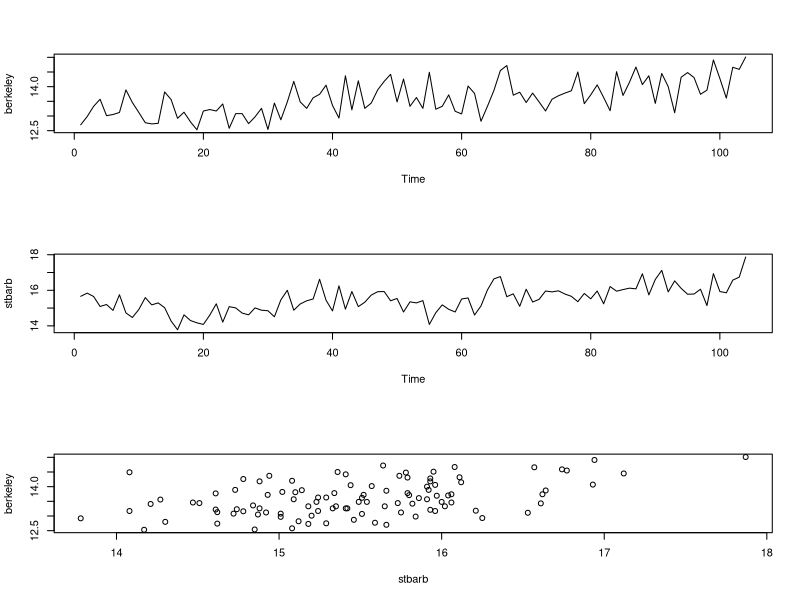
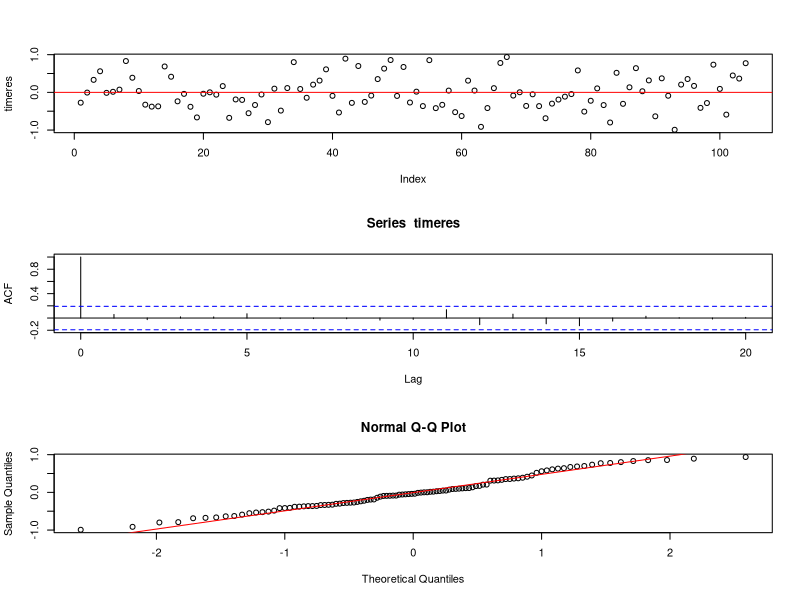
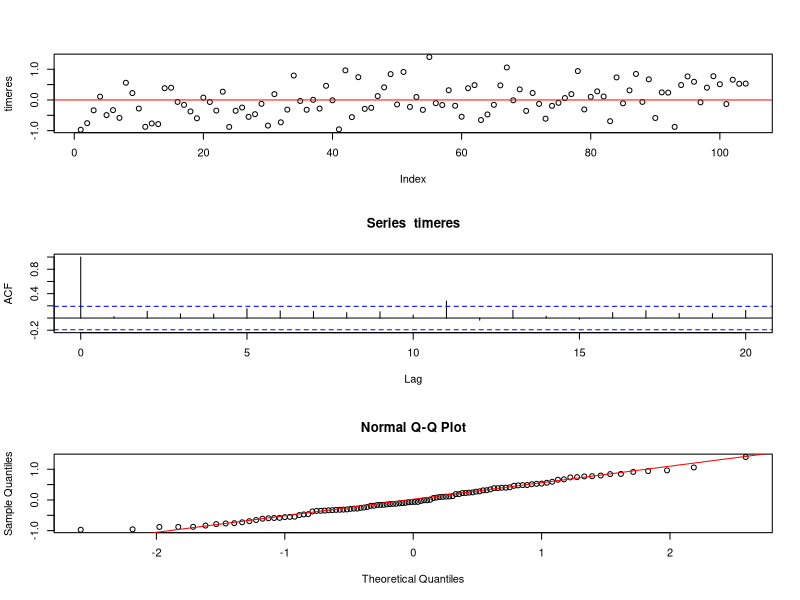

Reproduce these figures in R, in order.
# STAT 5170 
# Assignment 3

### 1. ###
### a. ###
berk <- scan("berkeley.dat", what=list(double(0),double(0),double(0)))
time <- berk[[1]]
berkeley <- berk[[2]]
stbarb <- berk[[3]]

par(mfrow=c(3,1))
plot.ts(berkeley)
plot.ts(stbarb)
plot(berkeley~stbarb)

### b. ###
timefit <- lm(berkeley~time)
anova(timefit)
summary(timefit)
AIC(timefit)

par(mfrow=c(3,1))
timeres <- residuals(timefit)
plot(timeres)
abline(h=0, col="red")
acf(timeres)
qqnorm(timeres)
qqline(timeres, col="red")

# The residuals seem very uniform.  The ACF decays quickly and looks to be stationary
# The Q-Q plot shows that the data is mostly normal.  The tails have a couple of outliers.

### c. ###
timefit <- lm(berkeley~stbarb)
anova(timefit)
# Analysis of Variance Table
# 
# Response: berkeley
#             Df  Sum Sq Mean Sq F value    Pr(>F)    
# stbarb      1  7.2972  7.2972  26.765 1.153e-06 ***
# Residuals 102 27.8092  0.2726                      
# ---
#   Signif. codes:  0 '***' 0.001 '**' 0.01 '*' 0.05 '.' 0.1 ' ' 1

summary(timefit)
# Call:
# lm(formula = berkeley ~ stbarb)
# 
# Residuals:
#   Min       1Q   Median       3Q      Max 
# -0.97037 -0.33928 -0.06555  0.38689  1.39676 
# 
# Coefficients:
#             Estimate Std. Error t value Pr(>|t|)    
# (Intercept)   7.9502     1.0943   7.265 7.67e-11 ***
# stbarb        0.3653     0.0706   5.173 1.15e-06 ***
#   ---
# Signif. codes:  0 '***' 0.001 '**' 0.01 '*' 0.05 '.' 0.1 ' ' 1
# 
# Residual standard error: 0.5221 on 102 degrees of freedom
# Multiple R-squared:  0.2079,	Adjusted R-squared:  0.2001 
# F-statistic: 26.77 on 1 and 102 DF,  p-value: 1.153e-06
        
AIC(timefit)

par(mfrow=c(3,1))
timeres <- residuals(timefit)
plot(timeres)
abline(h=0, col="red")
acf(timeres)
qqnorm(timeres)
qqline(timeres, col="red")

# The fit seems 


#############################################